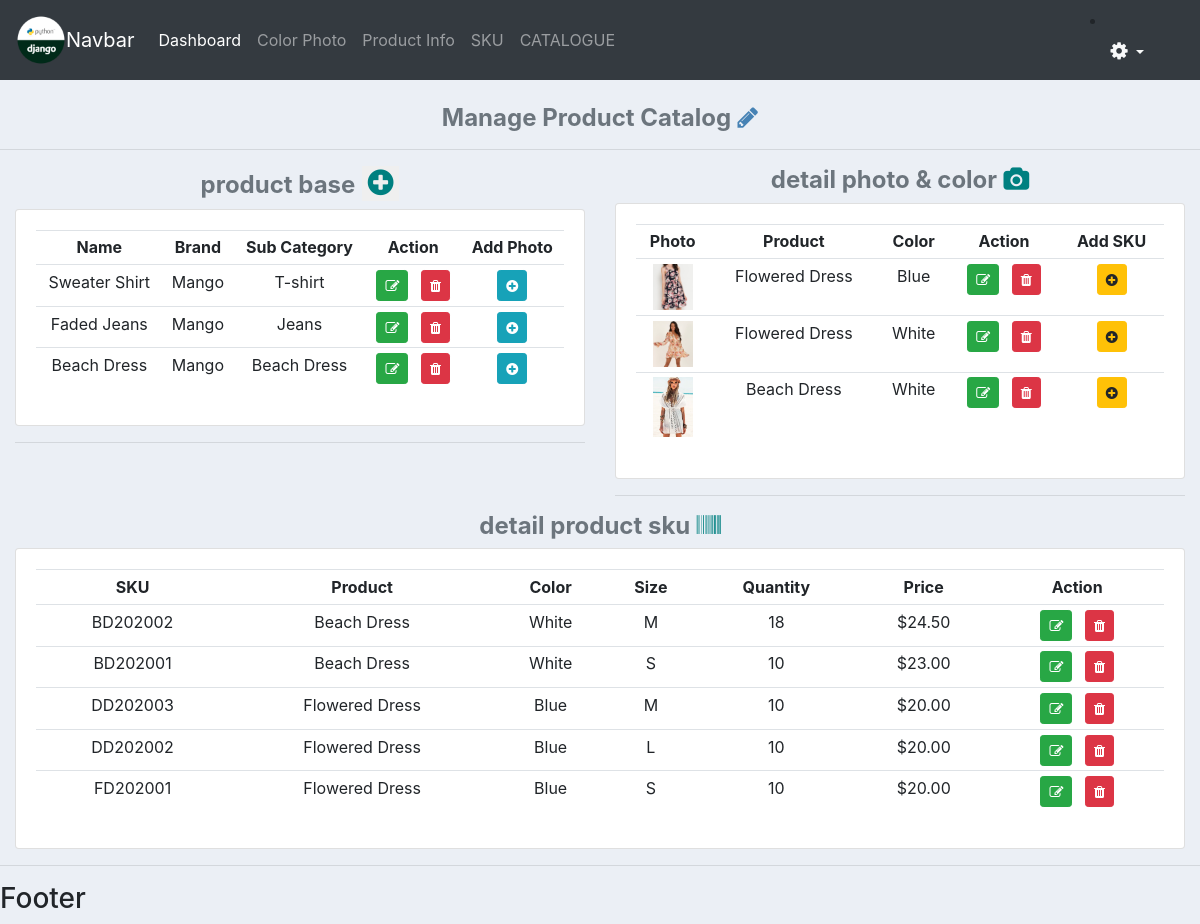
The app's page / (signed in) with its own data.
### app_form/models.py (models this page shows, shortened)
class TdtProduct(models.Model):
    tx_product_name = models.CharField('Product Name', max_length=75)
    tx_description = models.TextField('Description', max_length=300)
    id_category_person = models.ForeignKey(CdtCategoryPerson, on_delete=models.CASCADE, null=True)
    id_category = models.ForeignKey(CdtCategory, on_delete=models.CASCADE, null=True)
    id_subcategory = models.ForeignKey(CdtSubcategory, on_delete=models.CASCADE, null=True)
    id_brand = models.ForeignKey(CdtBrand, on_delete=models.CASCADE)
    id_vendor = models.ForeignKey(CdtVendor, on_delete=models.CASCADE)
    class Meta:
        verbose_name = 'Product'
        verbose_name_plural = 'Products'
    def __str__(self):
        return self.tx_product_name

class CdtBrand(models.Model):
    tx_brand_name = models.CharField(max_length=50)
    class Meta:
        verbose_name = 'Brand'
        verbose_name_plural = 'Brands'
    def __str__(self):
        return self.tx_brand_name

class CdtSubcategory(models.Model):
    tx_subcategory_name = models.CharField('Subcategory', max_length=50)
    id_category = models.ForeignKey(CdtCategory, on_delete=models.CASCADE)
    class Meta:
        verbose_name = 'Subcategory'
        verbose_name_plural = 'Subcategories'
    def __str__(self):
        return self.tx_subcategory_name

class CdtProductColor(models.Model):
    id_product = models.ForeignKey(TdtProduct, on_delete=models.CASCADE, null=True)
    id_color = models.ForeignKey(CdtColor, on_delete=models.PROTECT, null=True)
    class Meta:
        verbose_name = 'Product Color'
        verbose_name_plural = 'Products Colors'

class CdtProductPhoto(models.Model):
    tx_url_photo = models.ImageField('Photo', upload_to='product_photo', null=True, blank=True)
    bl_primary = models.BooleanField('Primary', default=False)
    id_product_color = models.ForeignKey(CdtProductColor, on_delete = models.CASCADE, null=True)
    class Meta:
        verbose_name = 'Photo'
        verbose_name_plural = 'Photos'

class CdtColor(models.Model):
    tx_name_color = models.CharField(max_length=50)
    class Meta:
        verbose_name = 'Color'
        verbose_name_plural = 'Colors'
    def __str__(self):
        return self.tx_name_color

class TdtSkuProduct(models.Model):
    sku = models.CharField(max_length=10, primary_key=True)
    id_product = models.ForeignKey(TdtProduct, on_delete=models.CASCADE, null=True)
    id_product_color = models.ForeignKey(CdtProductColor, on_delete=models.CASCADE, null=True)
    id_size = models.ForeignKey(CdtSize, on_delete=models.PROTECT, null=True)
    quantity = models.PositiveIntegerField('Quantity')
    price = models.DecimalField('Price', max_digits=9, decimal_places=2)
    create_date = models.DateTimeField(auto_now_add=True, null=True, blank=True)
    class Meta:
        verbose_name = 'SKU Product'
        verbose_name_plural = 'SKU Products'

class CdtSize(models.Model):
    size = models.CharField('Size', max_length=4)
    id_category = models.ForeignKey(CdtCategory, on_delete=models.PROTECT, null=True)
    class Meta:
        verbose_name = 'Size'
        verbose_name_plural = 'Sizes'
    def __str__(self):
        return self.size

### app_form/views.py (the view)
# urls.py: 2. Add a URL to urlpatterns:  path('', views.home, name='home')
def home(request):
    products = TdtProduct.objects.all().order_by('-id')[:3]
    color = CdtProductColor.objects.all().order_by('-id')[:3]
    sku = TdtSkuProduct.objects.all().order_by('create_date')[:5][::-1]
    context = {
        'products':products,
        'color':color,
        'sku':sku,
    }
    return render(request, 'dashboard.html', context)

### templates/dashboard.html (shortened to what this page needs)
{% extends 'main.html' %}
{% load static %}
{% block content %}
<br>
<h4 class="text-center text-secondary"><strong>Manage Product Catalog</strong>
    <i class="fa fa-pencil" style="color: steelblue;"></i>
</h4>
<hr>
<div class="container-fluid">
    <div class="row">
        <div class="col-md-6 text-center">
            <h4 class="text-secondary"><strong>product base</strong>
                <button onclick="open_createProduct('{% url 'create-product' %}')"
                style="border: none;"
                data-toggle="tooltip" title="New Product">
                    <i class="fa fa-plus-circle" style="color: teal; font-size: 30px;"></i>
                </button>
            </h4>
            <div class="card card-body">
                <div class="table-responsive">
                    <table class="table table-sm text-center">
                        <tr>
                            <th>Name</th>
                            <th>Brand</th>
                            <th>Sub Category</th>
                            <th>Action</th>
                            <th>Add Photo</th>
                        </tr>
                        {% for p in products %}
                        <tr>
                            <td>{{ p.tx_product_name }}</td>
                            <td>{{ p.id_brand }}</td>
                            <td>{{ p.id_subcategory }}</td>
                            <td>
                                <button onclick="open_updateProduct('{% url 'update-product' p.id %}')"
                                class="btn btn-success btn-sm mr-2"
                                data-toggle="tooltip" title="Edit">
                                    <i class="fa fa-edit"></i>
                                </button>
                                <button onclick="open_deleteProduct('{% url 'delete-product' p.id %}')"
                                data-toggle="tooltip" title="Delete"
                                class="btn btn-danger btn-sm">
                                    <i class="fa fa-trash"></i>
                                </button>
                            </td>
                            <td>
                                <button onclick="open_createPhoto('{% url 'create-photo' p.id %}')"
                                class="btn btn-info btn-sm"
                                data-toggle="tooltip" title="Add Photo">
                                    <i class="fa fa-plus-circle"></i>
                                </button>
                            </td>
                        </tr>
                        {% endfor %}
                    </table>
                </div>
            </div>
            <hr>
        </div>
        <div class="col-md-6 text-center">
            <h4 class="text-secondary"><strong>detail photo & color</strong>
                <i class="fa fa-camera" style="color: teal;"></i></h4>
            <div class="card card-body">
                <div class="table-responsive">
                    <table class="table table-sm text-center">
                        <tr>
                            <th>Photo</th>
                            <th>Product</th>
                            <th>Color</th>
                            <th>Action</th>
                            <th>Add SKU</th>
                        </tr>
                        {% for c in color %}
                        <tr>
                            <td>
                                <img class="img-fluid"
                                style="width: 40px;"
                                src={% for p in c.cdtproductphoto_set.all %}
                                    {% if p.tx_url_photo and p.bl_primary %}
                                        "{{ p.tx_url_photo.url }}"
                                    {% else %}
                                        "{% static 'images/img-404.png' %}"
                                    {% endif %}
                                {% endfor %}
                                >
                            </td>
                            <td>{{ c.id_product }}</td>
                            <td>{{ c.id_color }}</td>
                            <td>
                                <button onclick="open_updatePhoto('{% url 'update-photo' c.id %}')"
                                class="btn btn-success btn-sm mr-2"
                                data-toggle="tooltip" title="Edit">
                                    <i class="fa fa-edit"></i>
                                </button>
                                <button onclick="open_deletePcolor('{% url 'delete-pcolor' c.id %}')"
                                data-toggle="tooltip" title="Delete"
                                class="btn btn-danger btn-sm">
                                    <i class="fa fa-trash"></i>
                                </button>
                            </td>
                            <td>
                                <button onclick="open_createSku('{% url 'create-sku' c.id c.id_product.id %}')"
                                class="btn btn-warning btn-sm"
                                data-toggle="tooltip" title="Add SKU">
                                    <i class="fa fa-plus-circle"></i>
                                </button>
                            </td>
                        </tr>
                        {% endfor %}
                    </table>
                </div>
            </div>
            <hr>
        </div>
    </div>
    <div class="row text-center">
        <div class="col-md" id="dSku">
            <h4 class="text-secondary"><strong>detail product sku</strong>
                <i class="fa fa-barcode" style="color: teal;"></i>
            </h4>
            <div class="card card-body">
                <div class="table-responsive">
                    <table class="table table-sm">
                        <tr>
                            <th>SKU</th>
                            <th>Product</th>
                            <th>Color</th>
                            <th>Size</th>
                            <th>Quantity</th>
                            <th>Price</th>
                            <th>Action</th>
                        </tr>
                        {% for s in sku %}
                        <tr>
                            <td>{{ s.sku }}</td>
                            <td>{{ s.id_product }}</td>
                            <td>{{ s.id_product_color.id_color }}</td>
                            <td>{{ s.id_size }}</td>
                            <td>{{ s.quantity }}</td>
                            <td>${{ s.price }}</td>
                            <td>
                                <button onclick="open_createSku('{% url 'update-sku' s.sku %}')"
                                data-toggle="tooltip" title="Edit"
                                class="btn btn-success btn-sm mr-2">
                                    <i class="fa fa-edit"></i>
                                </button>
                                <button onclick="open_deleteSku('{% url 'delete-sku' s.sku %}')"
                                data-toggle="tooltip" title="Delete"
                                class="btn btn-danger btn-sm">
                                    <i class="fa fa-trash"></i>
                                </button>
                            </td>
                        </tr>
                        {% endfor %}
                    </table>
                </div>
            </div>
        </div>
    </div>
</div>
{% endblock content %}

### templates/main.html (shortened to what this page needs)
{% load static %}
<!DOCTYPE html>
<html lang="en">
<head>
    <link rel="stylesheet" type="text/css" href="{% static 'bootstrap/css/bootstrap.min.css' %}">
    <link rel="stylesheet" type="text/css" href="{% static 'font-awesome/css/font-awesome.css' %}">
    <link rel="stylesheet" href="{% static 'css/main.css' %}">
</head>
<body>
    {% include 'navbar.html' %}
    {% block content %}
    {% endblock content %}
    <hr>
    <h3>Footer</h3>
</body>
</html>

### templates/navbar.html (shortened to what this page needs)
{% load static %}
<nav class="navbar navbar-expand-lg navbar-dark bg-dark">
    <img src="{% static 'images/logo.png' %}" alt="" style="width: 50px;">
    <a class="navbar-brand" href="#">Navbar</a>
    <div class="collapse navbar-collapse" id="navbarNav">
        <ul class="navbar-nav">
            <li class="nav-item active">
                <a class="nav-link" href="{% url 'home' %}">Dashboard</a>
            </li>
            <li class="nav-item">
                <a class="nav-link" href="#">Color Photo</a>
            </li>
            <li class="nav-item">
                <a class="nav-link" href="#">Product Info</a>
            </li>
            <li class="nav-item">
                <a class="nav-link" href="#">SKU</a>
            </li>
            <li class="nav-item">
                <a class="nav-link" href="{% url 'admin:index' %}">CATALOGUE</a>
            </li>
        </ul>
    </div>
    <div class="mr-4">
        <li class="nav-item dropdown">
            <a class="nav-link dropdown-toggle text-light active" data-toggle="dropdown" href="#" role="button" aria-haspopup="true" aria-expanded="false">
                <strong><i class="fa fa-cog fa-spin fa-fw" style="font-size: 20px;"></i></strong></a>
          </li>
    </div>
</nav>

### static/css/main.css (style rules this page uses)
body { background-color: #ebeff5; }

### records on screen
TdtProduct: tx_product_name "Sweater Shirt", id_brand "Mango", id_subcategory "T-shirt"
TdtProduct: tx_product_name "Faded Jeans", id_brand "Mango", id_subcategory "Jeans"
TdtProduct: tx_product_name "Beach Dress", id_brand "Mango", id_subcategory "Beach Dress"
CdtProductColor: tx_url_photo (picture), id_product "Flowered Dress", id_color "Blue"
CdtProductColor: tx_url_photo (picture), id_product "Flowered Dress", id_color "White"
CdtProductColor: tx_url_photo (picture), id_product "Beach Dress", id_color "White"
TdtSkuProduct: sku "BD202002", id_product "Beach Dress", id_product_color.id_color "White", id_size "M", quantity "18", price "24.50"
TdtSkuProduct: sku "BD202001", id_product "Beach Dress", id_product_color.id_color "White", id_size "S", quantity "10", price "23.00"
TdtSkuProduct: sku "DD202003", id_product "Flowered Dress", id_product_color.id_color "Blue", id_size "M", quantity "10", price "20.00"
TdtSkuProduct: sku "DD202002", id_product "Flowered Dress", id_product_color.id_color "Blue", id_size "L", quantity "10", price "20.00"
TdtSkuProduct: sku "FD202001", id_product "Flowered Dress", id_product_color.id_color "Blue", id_size "S", quantity "10", price "20.00"
